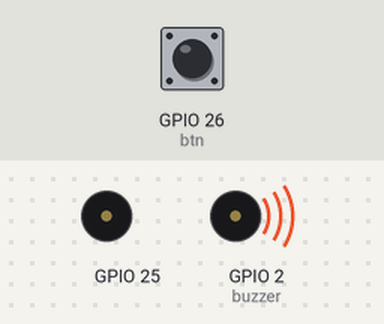
The sketch below on a simulated ESP32. Shown: buzzer (waves = sounding, pin HIGH). The test bench sets the inputs (shaded band); at power-on: GPIO 26 (btn) HIGH.

Above: at 1.2 s.
1.3 s: GPIO 26 (btn) pulled LOW for 1 s
At 3.5 s:
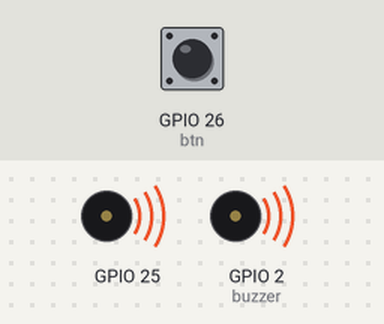
Timing chart, 0 to 9.8 s (numbered marks = the images above; inputs shaded):
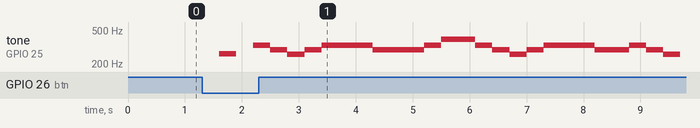

The sketch:

shortcode_test1.ino
```cpp
#define buzzer 2
#define btn 26

int cnt = 0;

int first[] = {262, 294, 330, 349};
int second[] = {330, 294, 261, 294, 330, 330, 330, 294, 294, 294, 330, 392, 392, 330, 294, 261, 294, 330, 330, 330, 294, 294, 330, 294, 261};

void setup() {
  pinMode(btn, INPUT);
  pinMode(buzzer, OUTPUT);
  digitalWrite(buzzer, HIGH);

  ledcSetup(0, 2000, 8);
  ledcAttachPin(25, 0);
}

void playMelody(int* melody, int length) {
  for (int i=0; i<length; i++) {
    ledcWriteTone(0, melody[i]);
    delay(300);
    if (!digitalRead(btn)) break;
  }
  ledcWriteTone(0, 0);
  while(digitalRead(btn)){}
}

void loop() {
  if (cnt == 1) {
    playMelody(first, 4);
  }
  else if (cnt == 2) {
    playMelody(second, 25);
  }
  else {
    while (digitalRead(btn)) {}
  }
  cnt = (cnt + 1) % 3;
  delay(300);
}
```

Measured:
- after the input at 1.3 s, tone on GPIO 25: plays 262 Hz for 0.30 s, 330 Hz for 0.30 s, 294 Hz for 0.30 s, 261 Hz for 0.30 s, 294 Hz for 0.30 s, 330 Hz for 0.90 s … (18 notes in this stretch), starting after 0.30 s
